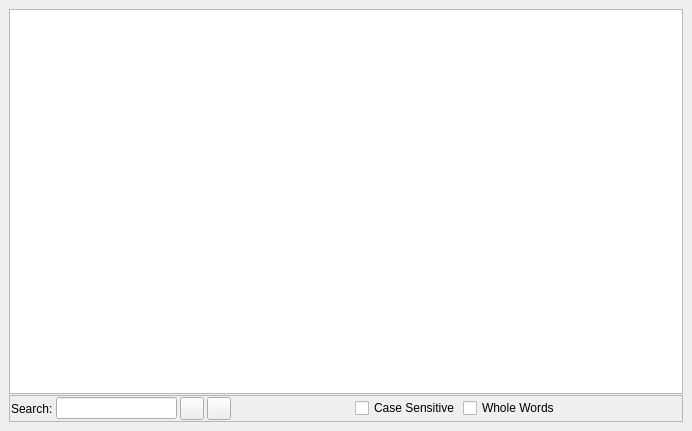
<?xml version="1.0" encoding="UTF-8"?>
<ui version="4.0">
 <class>TxtEditor</class>
 <widget class="QMainWindow" name="TxtEditor">
  <property name="geometry">
   <rect>
    <x>0</x>
    <y>0</y>
    <width>692</width>
    <height>431</height>
   </rect>
  </property>
  <property name="windowTitle">
   <string>SqlEditor</string>
  </property>
  <widget class="QWidget" name="centralwidget">
   <layout class="QGridLayout" name="gridLayout">
    <item row="0" column="0">
     <widget class="QSplitter" name="splitter">
      <property name="orientation">
       <enum>Qt::Horizontal</enum>
      </property>
      <property name="childrenCollapsible">
       <bool>false</bool>
      </property>
      <widget class="QWidget" name="layoutWidget">
       <layout class="QVBoxLayout">
        <property name="spacing">
         <number>1</number>
        </property>
        <item>
         <widget class="CodeEditor" name="sqlTextEdit"/>
        </item>
        <item>
         <widget class="QFrame" name="searchFrame">
          <property name="frameShape">
           <enum>QFrame::StyledPanel</enum>
          </property>
          <property name="frameShadow">
           <enum>QFrame::Raised</enum>
          </property>
          <layout class="QGridLayout">
           <property name="margin">
            <number>1</number>
           </property>
           <property name="spacing">
            <number>3</number>
           </property>
           <item row="0" column="3">
            <widget class="QToolButton" name="nextToolButton">
             <property name="toolTip">
              <string>Search Next</string>
             </property>
             <property name="shortcut">
              <string>F3</string>
             </property>
            </widget>
           </item>
           <item row="0" column="6">
            <widget class="QCheckBox" name="wholeWordsCheckBox">
             <property name="text">
              <string>Whole Words</string>
             </property>
            </widget>
           </item>
           <item row="0" column="1">
            <widget class="QLineEdit" name="searchEdit"/>
           </item>
           <item row="0" column="5">
            <widget class="QCheckBox" name="caseCheckBox">
             <property name="text">
              <string>Case Sensitive</string>
             </property>
            </widget>
           </item>
           <item row="0" column="0">
            <widget class="QLabel" name="label">
             <property name="text">
              <string>Search:</string>
             </property>
            </widget>
           </item>
           <item row="0" column="2">
            <widget class="QToolButton" name="previousToolButton">
             <property name="toolTip">
              <string>Search previous</string>
             </property>
             <property name="shortcut">
              <string>Shift+F3</string>
             </property>
            </widget>
           </item>
           <item row="0" column="7">
            <spacer>
             <property name="orientation">
              <enum>Qt::Horizontal</enum>
             </property>
             <property name="sizeHint" stdset="0">
              <size>
               <width>40</width>
               <height>20</height>
              </size>
             </property>
            </spacer>
           </item>
           <item row="0" column="4">
            <spacer>
             <property name="orientation">
              <enum>Qt::Horizontal</enum>
             </property>
             <property name="sizeHint" stdset="0">
              <size>
               <width>40</width>
               <height>20</height>
              </size>
             </property>
            </spacer>
           </item>
          </layout>
         </widget>
        </item>
       </layout>
      </widget>
     </widget>
    </item>
   </layout>
  </widget>
 </widget>
 <customwidgets>
  <customwidget>
   <class>CodeEditor</class>
   <extends>QPlainTextEdit</extends>
   <header location="global">codeeditor.h</header>
  </customwidget>
 </customwidgets>
 <resources/>
 <connections/>
</ui>
